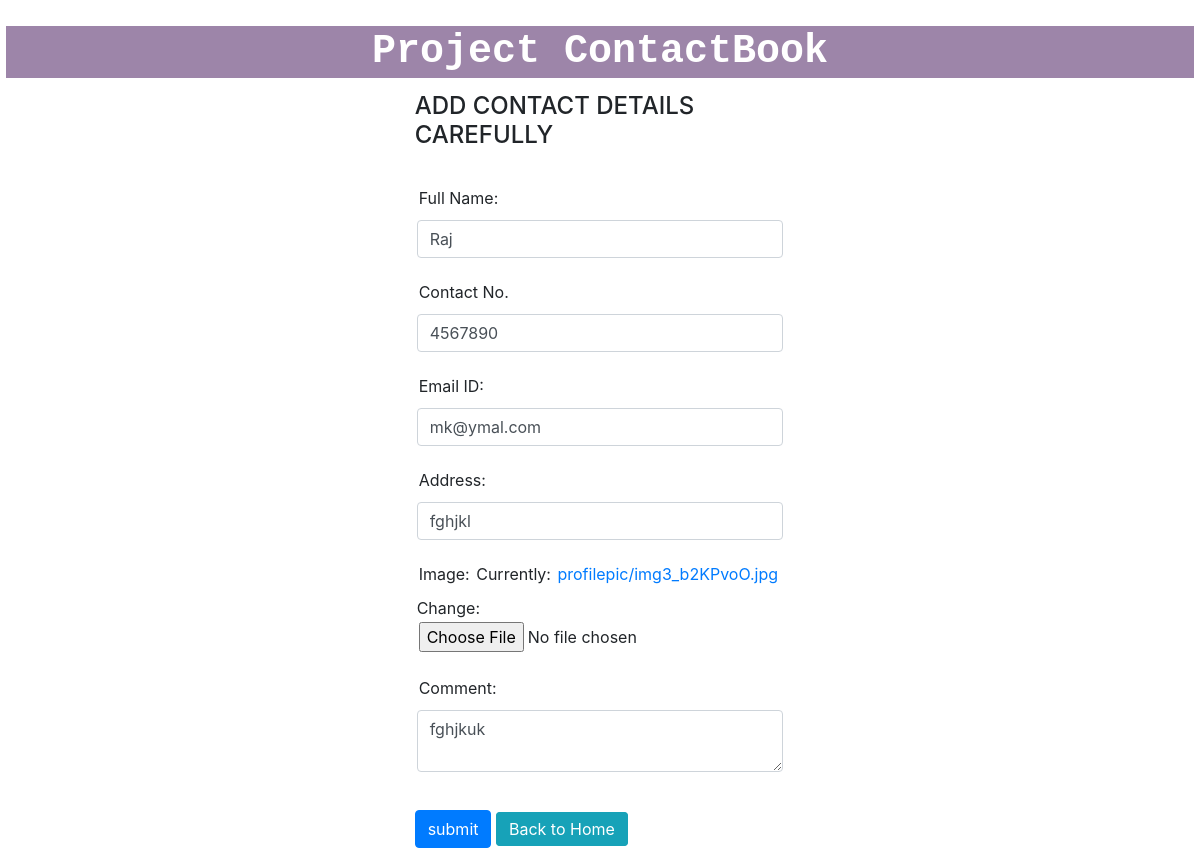
Before: /update/11/ with the older database file.
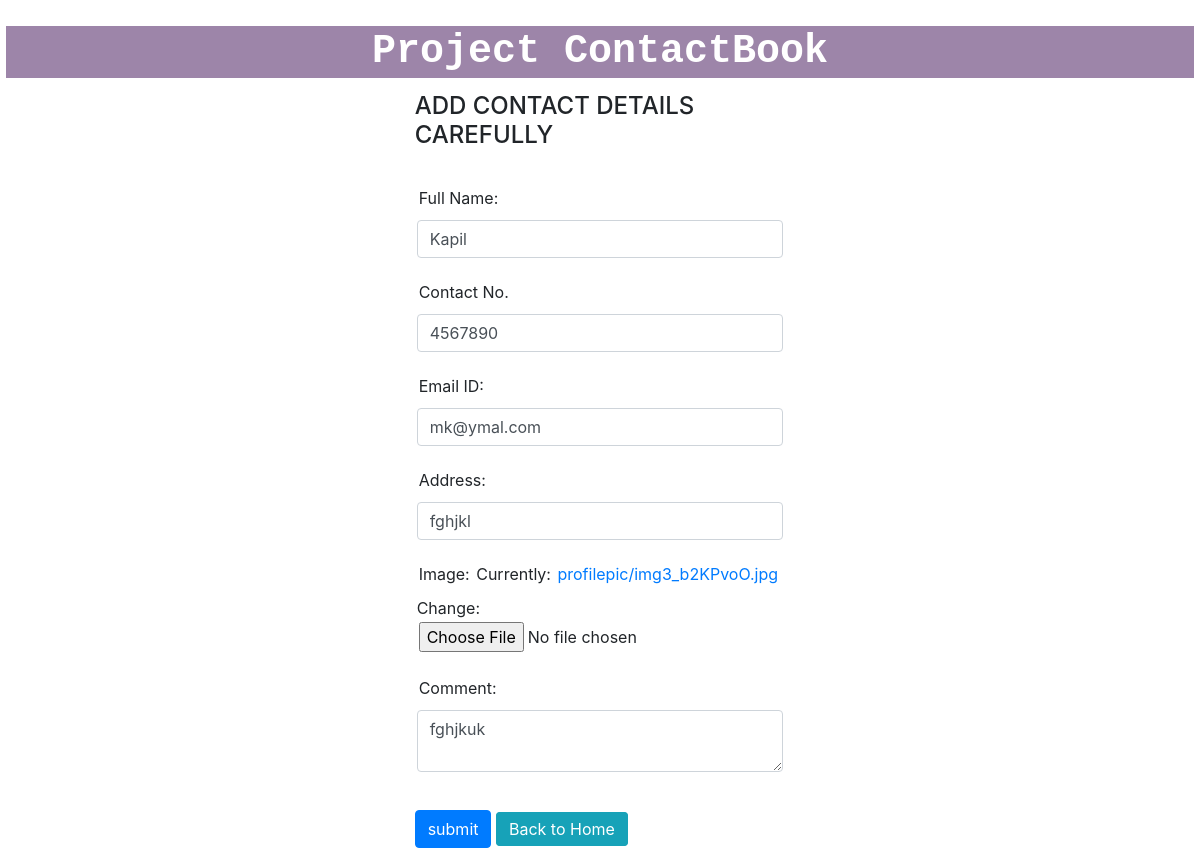
After: the same page with the newer database file.
### app/models.py (models this page shows)
class Directory(models.Model):
    profilepic = models.ImageField(upload_to='profilepic')
    name = models.CharField(max_length=100)
    number = models.IntegerField()
    email = models.EmailField(max_length=70)
    address = models.CharField(max_length=150)
    comment = models.CharField(max_length=250)

### app/views.py (the view)
# urls.py: path('update/<int:id>/',views.update_data, name='update'),
def update_data(request, id): # update
    if request.method == 'POST':
        pid = Directory.objects.get(pk=id)
        form = DirectoryForm(request.POST, request.FILES, instance=pid)
        if form.is_valid():
            form.save()
            messages.success(request, "your contact detail updated successfully !!")
    pid = Directory.objects.get(pk=id)
    form = DirectoryForm(instance=pid)
    return render(request, 'app/updatedata.html',{'form':form})

### app/forms.py
class DirectoryForm(forms.ModelForm):
    class Meta:
        model = Directory
        fields = ['name','number','email','address','profilepic','comment']
        labels = {
            'profilepic': 'Image',
            'name':'Full Name',
            'number':'Contact No.',
            'email':'Email ID'
        }
        widgets = {
            'name':forms.TextInput(attrs={'class':'form-control'}),
            'number':forms.NumberInput(attrs={'class':'form-control'}),
            'email':forms.EmailInput(attrs={'class':'form-control'}),
            'address':forms.TextInput(attrs={'class':'form-control'}),
            'comment':forms.Textarea(attrs={'class':'form-control','rows':2,'cols':2}),
        }

### app/templates/app/updatedata.html (shortened to what this page needs)
{% extends 'app/base.html' %}
{% block content %}
<div class="row">
    <div class="col-sm-4 offset-4" >
        <h4>ADD CONTACT DETAILS CAREFULLY</h4>
        <form action="" method="post" enctype="multipart/form-data">{% csrf_token %}
            <p>{{form.as_p}}</p>
            <input type="submit" class="btn btn-primary" value="submit">
            <a href="/" class="btn btn-info d-inline">Back to Home</a>
        </form>
    </div>
</div>
{% endblock content %}

### app/templates/app/base.html (shortened to what this page needs)
<!DOCTYPE html>
{% load static %}
<html lang="en">
<head>
    <link rel="stylesheet" href="{% static 'app/css/bootstrap.css' %}">
    <link rel="stylesheet" href="{% static 'app/css/style.css' %}">
</head>
<body>
    <div >
        <h1 class="upperline">Project ContactBook</h1>
        {% block content %}{% endblock content %}
    </div>
</body>
</html>

### app/static/app/css/style.css (style rules this page uses)
* { padding: 2px; }
.upperline { background-color: #9d85a9; margin-top: 20px; text-align: center; font-family: 'Courier New', Courier, monospace; font-weight: bold; color: white; display: block; }

Changed rows visible on the page:
changed Directory "mk@ymal.com": name "Raj" → "Kapil"
